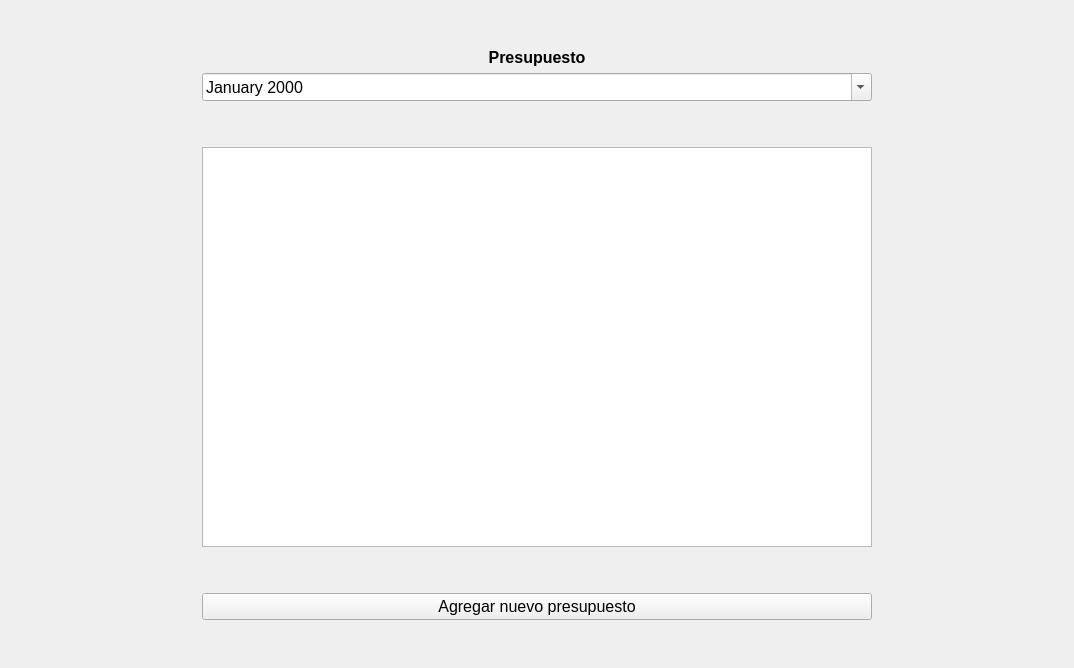
         <widget class="QWidget" name="paginaPresupuesto">
          <layout class="QGridLayout" name="gridLayout_4">
           <item row="0" column="1">
            <spacer name="verticalSpacer_12">
             <property name="orientation">
              <enum>Qt::Orientation::Vertical</enum>
             </property>
             <property name="sizeHint" stdset="0">
              <size>
               <width>20</width>
               <height>37</height>
              </size>
             </property>
            </spacer>
           </item>
           <item row="1" column="0">
            <spacer name="horizontalSpacer_9">
             <property name="orientation">
              <enum>Qt::Orientation::Horizontal</enum>
             </property>
             <property name="sizeHint" stdset="0">
              <size>
               <width>191</width>
               <height>20</height>
              </size>
             </property>
            </spacer>
           </item>
           <item row="1" column="1">
            <layout class="QVBoxLayout" name="verticalLayout_22">
             <item>
              <layout class="QVBoxLayout" name="verticalLayout_21">
               <item>
                <widget class="QLabel" name="label">
                 <property name="font">
                  <font>
                   <pointsize>12</pointsize>
                   <bold>true</bold>
                  </font>
                 </property>
                 <property name="text">
                  <string>Presupuesto</string>
                 </property>
                 <property name="alignment">
                  <set>Qt::AlignmentFlag::AlignCenter</set>
                 </property>
                </widget>
               </item>
               <item>
                <widget class="QDateEdit" name="datePresupuesto">
                 <property name="font">
                  <font>
                   <pointsize>12</pointsize>
                  </font>
                 </property>
                 <property name="displayFormat">
                  <string>MMMM yyyy</string>
                 </property>
                 <property name="calendarPopup">
                  <bool>true</bool>
                 </property>
                </widget>
               </item>
              </layout>
             </item>
             <item>
              <spacer name="verticalSpacer_11">
               <property name="orientation">
                <enum>Qt::Orientation::Vertical</enum>
               </property>
               <property name="sizeHint" stdset="0">
                <size>
                 <width>20</width>
                 <height>40</height>
                </size>
               </property>
              </spacer>
             </item>
             <item>
              <layout class="QVBoxLayout" name="verticalLayout_20">
               <item>
                <widget class="QTableWidget" name="tablaPresupuestoMensual">
                 <property name="minimumSize">
                  <size>
                   <width>670</width>
                   <height>400</height>
                  </size>
                 </property>
                 <property name="font">
                  <font>
                   <pointsize>12</pointsize>
                  </font>
                 </property>
                </widget>
               </item>
               <item>
                <spacer name="verticalSpacer_10">
                 <property name="orientation">
                  <enum>Qt::Orientation::Vertical</enum>
                 </property>
                 <property name="sizeHint" stdset="0">
                  <size>
                   <width>20</width>
                   <height>40</height>
                  </size>
                 </property>
                </spacer>
               </item>
               <item>
                <widget class="QPushButton" name="btnNuevoPresupuesto">
                 <property name="font">
                  <font>
                   <pointsize>12</pointsize>
                  </font>
                 </property>
                 <property name="text">
                  <string>Agregar nuevo presupuesto</string>
                 </property>
                </widget>
               </item>
              </layout>
             </item>
            </layout>
           </item>
           <item row="1" column="2">
            <spacer name="horizontalSpacer_8">
             <property name="orientation">
              <enum>Qt::Orientation::Horizontal</enum>
             </property>
             <property name="sizeHint" stdset="0">
              <size>
               <width>191</width>
               <height>20</height>
              </size>
             </property>
            </spacer>
           </item>
           <item row="2" column="1">
            <spacer name="verticalSpacer_13">
             <property name="orientation">
              <enum>Qt::Orientation::Vertical</enum>
             </property>
             <property name="sizeHint" stdset="0">
              <size>
               <width>20</width>
               <height>37</height>
              </size>
             </property>
            </spacer>
           </item>
          </layout>
         </widget>
